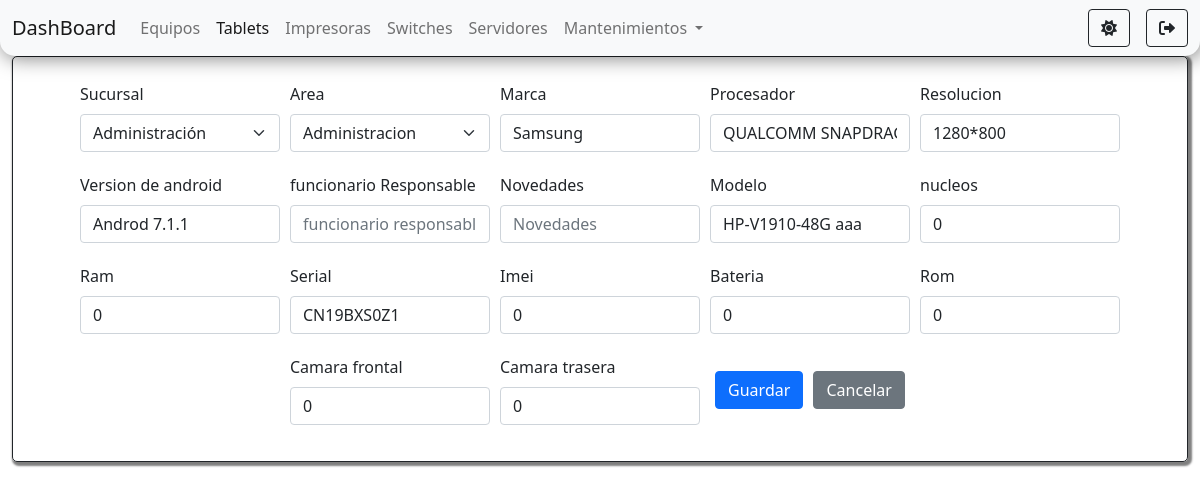
Page /pages/tablets/edid.php/?id=1 (signed in) on the committed database.
### tables this page shows
CREATE TABLE `tablets` (
  `id` int(11) NOT NULL,
  `sucursal` varchar(100) NOT NULL,
  `area` varchar(100) NOT NULL,
  `funcionario_responsable` varchar(100) NOT NULL,
  `novedades` varchar(100) NOT NULL,
  `marca` varchar(100) NOT NULL,
  `modelo` varchar(100) NOT NULL,
  `procesador` varchar(100) NOT NULL,
  `nucleos` int(11) NOT NULL,
  `ram` int(11) NOT NULL,
  `resolucion` varchar(100) NOT NULL,
  `serial` varchar(100) NOT NULL,
  `imei` int(11) NOT NULL,
  `bateria` int(11) NOT NULL,
  `rom` int(11) NOT NULL,
  `camara_frontal` int(11) NOT NULL,
  `camara_trasera` int(11) NOT NULL,
  `os` varchar(100) NOT NULL
);

### tables/tables.php (called while the page is built, shortened)
<?php
    $sucursales = "SELECT * FROM sucursales";
    $sucursalesResult = $connection->query($sucursales);
    $areas_tablets = "SELECT * FROM areas_tablets";
    $areas_tabletsResult = $connection->query($areas_tablets);
    $marcas_tablets = "SELECT * FROM marcas_tablets";
    $marcas_tabletsResult = $connection->query($marcas_tablets);
    $procesadores_tablets = "SELECT * FROM procesadores_tablets";
    $procesadores_tabletsResult = $connection->query($procesadores_tablets);
    $resolucion_tablets = "SELECT * FROM resolucion_tablets";
    $resolucion_tabletsResult = $connection->query($resolucion_tablets);
    $os_version = "SELECT * FROM os_tablets";
    $os_versionResult = $connection->query($os_version);
?>

### pages/tablets/edid.php (the view, shortened to what this page needs)
<?php
    require_once("../../connection/connection.php");
    require_once("../../tables/tables.php");
    $id = $_GET['id'];
    $sql = "SELECT * FROM tablets WHERE id='$id'";
    $result = $connection->query($sql);
?>
<!doctype html>
<html lang="es">
<head>
    <link href="https://cdn.jsdelivr.net/npm/bootstrap@5.1.2/dist/css/bootstrap.min.css" rel="stylesheet"
>
    <link href='https://unpkg.com/boxicons@2.0.9/css/boxicons.min.css' rel='stylesheet'>
    <link rel="stylesheet" href="../../../styles/styles.css">
    <link rel="stylesheet" href="https://cdnjs.cloudflare.com/ajax/libs/font-awesome/6.0.0-beta2/css/all.min.css" />
</head>
<body id="body">
    <nav class="navbar navbar-expand-lg navbar-light bg-light" id="navbar">
        <div class="container-fluid">
            <a class="navbar-brand" href="../../components/router.php?page=dashboard">DashBoard</a>
            <div class="collapse navbar-collapse" id="navbarSupportedContent">
                <ul class="navbar-nav me-auto mb-2 mb-lg-0">
                    <li class="nav-item">
                        <a class="nav-link" href="../../components/router.php?page=equipos">Equipos</a>
                    </li>
                    <li class="nav-item">
                    <a class="nav-link active" aria-current="page" href="../../components/router.php?page=tablets">Tablets</a>
                    </li>
                    <li class="nav-item">
                        <a class="nav-link" href="../../components/router.php?page=impresoras">Impresoras</a>
                    </li>
                    <li class="nav-item">
                        <a class="nav-link" href="../../components/router.php?page=switches">Switches</a>
                    </li>
                    <li class="nav-item">
                        <a class="nav-link" href="../../components/router.php?page=servidores">Servidores</a>
                    </li>
                    <li class="nav-item dropdown">
                        <a class="nav-link dropdown-toggle" href="#" id="navbarScrollingDropdown" role="button" data-bs-toggle="dropdown" aria-expanded="false">
                            Mantenimientos
                        </a>
                    </li>
                </ul>
                <div class="d-flex">
                    <button class="btn me-3 btn-outline-dark" id="btn-oscuro" onclick="onModoOscuro()"  title="Modo oscuro"><i class="fas fa-sun"></i></button>
                    <a href="../../components/router.php?page=logout" class="btn btn-outline-dark" id="btn-salir" title="Salir"><i class="fas fa-sign-out-alt"></i></a>
                </div>
            </div>
        </div>
    </nav>
    <div class="container-fluid d-flex justify-content-center align-items-center" id="form-content ">
        <form action="../../../components/tablets/edidForm.php" method="POST" id="form_edit_tablets" class="form" >
            <?php while($row = $result -> fetch_assoc()){ ?>
                <div class="mb-3">
                    <label for="sucursal" class="form-label">Sucursal</label>
                    <select name="sucursal" id="sucursal" class="form-select">
                            <?php
                                while($row2 =$sucursalesResult -> fetch_assoc()){
                                    if($row['sucursal'] === $row2['nombre']){
                                        $select = 'selected';
                                    }else{
                                        $select = '';
                                    }
                            ?>
                                <option value="<?php echo $row2['nombre'] ?>" <?php echo $select ?>><?php echo $row2['nombre'] ?></option>
                            <?php
                                }
                            ?>
                    </select>
                </div>
                <div class="mb-3">
                    <label for="area" class="form-label">Area</label>
                    <select name="area" id="area" class="form-select">
                    <?php
                        while($row2 = $areas_tabletsResult -> fetch_assoc()){
                            if($row['area'] === $row2['area']){
                                $select = 'selected';
                            }else{
                                $select = '';
                            }
                    ?>
                        <option value="<?php echo $row2['area'] ?>" <?php echo $select ?>><?php echo $row2['area'] ?></option>
                    <?php
                        }
                    ?>
                    </select>
                </div>
                <div class="mb-3">
                    <label for="marcas" class="form-label">Marca</label>
                    <select name="marcas" id="marcas" class="form-control">
                        <?php
                            while($row2 =$marcas_tabletsResult -> fetch_assoc()){
                                if($row['marca'] === $row2['marcas']){
                                    $select = 'selected';
                                }else{
                                    $select = '';
                                }
                        ?>
                            <option value="<?php echo $row2['marcas'] ?>" <?php echo $select ?>><?php echo $row2['marcas'] ?></option>
                        <?php
                            }
                        ?>
                        </select>
                </div>
                <div class="mb-3">
                    <label for="procesadores_tablets" class="form-label">Procesador</label>
                    <select name="procesadores_tablets" id="procesadores_tablets" class="form-control">
                        <?php
                            while($row2 =$procesadores_tabletsResult -> fetch_assoc()){
                                if($row['procesador'] === $row2['procesador']){
                                    $select = 'selected';
                                }else{
                                    $select = '';
                                }
                        ?>
                            <option value="<?php echo $row2['procesador'] ?>" <?php echo $select ?>><?php echo $row2['procesador'] ?></option>
                        <?php
                            }
                        ?>
                        </select>
                </div>
                <div class="mb-3">
                    <label for="resolucion_tablets" class="form-label">Resolucion</label>
                    <select name="resolucion_tablets" id="resolucion_tablets" class="form-control">
                        <?php
                            while($row2 =$resolucion_tabletsResult -> fetch_assoc()){
                                if($row['resolucion'] === $row2['resolucion']){
                                    $select = 'selected';
                                }else{
                                    $select = '';
                                }
                        ?>
                            <option value="<?php echo $row2['resolucion'] ?>" <?php echo $select ?>><?php echo $row2['resolucion'] ?></option>
                        <?php
                            }
                        ?>
                        </select>
                </div>
                <div class="mb-3">
                    <label for="os_version" class="form-label">Version de android</label>
                    <select name="os_version" id="os_version" class="form-control">
                        <?php
                            while($row2 =$os_versionResult -> fetch_assoc()){
                                if($row['os'] === $row2['os']){
                                    $select = 'selected';
                                }else{
                                    $select = '';
                                }
                        ?>
                            <option value="<?php echo $row2['os'] ?>" <?php echo $select ?>><?php echo $row2['os'] ?></option>
                        <?php
                            }
                        ?>
                        </select>
                </div>
                <div class="mb-3">
                    <label for="funcionario_responsable" class="form-label">funcionario Responsable</label>
                    <input required type="text" name="funcionario_responsable" id="funcionario_responsable" placeholder="funcionario responsable" class="form-control" value="<?php echo $row['funcionario_responsable'] ?>">
                </div>
                <div class="mb-3">
                    <label for="novedades" class="form-label">Novedades</label>
                    <input required type="text" name="novedades" id="novedades" placeholder="Novedades" class="form-control" value="<?php echo $row['novedades'] ?>">
                </div>
                <div class="mb-3">
                    <label for="modelo" class="form-label">Modelo</label>
                    <input required type="text" name="modelo" id="modelo" placeholder="Modelo" class="form-control" value="<?php echo $row['modelo'] ?>">
                </div>
                <div class="mb-3">
                    <label for="nucleos" class="form-label">nucleos</label>
                    <input required type="number" name="nucleos" id="nucleos" placeholder="nucleos" class="form-control" value="<?php echo $row['nucleos'] ?>">
                </div>
                <div class="mb-3">
                    <label for="ram" class="form-label">Ram</label>
                    <input required type="text" name="ram" id="ram" placeholder="ram" class="form-control" value="<?php echo $row['ram'] ?>">
                </div>
                <div class="mb-3">
                    <label for="serial" class="form-label">Serial</label>
                    <input required type="text" name="serial" id="serial" placeholder="Serial" class="form-control" value="<?php echo $row['serial'] ?>">
                </div>
                <div class="mb-3">
                    <label for="imei" class="form-label">Imei</label>
                    <input required type="number" name="imei" id="imei" placeholder="Imei" class="form-control" value="<?php echo $row['imei'] ?>">
                </div>
                <div class="mb-3">
                    <label for="bateria" class="form-label">Bateria</label>
                    <input required type="number" name="bateria" id="bateria" placeholder="Bateria" class="form-control" value="<?php echo $row['bateria'] ?>">
                </div>
                <div class="mb-3">
                    <label for="rom" class="form-label">Rom</label>
                    <input required type="text" name="rom" id="rom" placeholder="Rom" class="form-control" value="<?php echo $row['rom'] ?>">
                </div>
                <div class="mb-3">
                    <label for="camara_frontal" class="form-label">Camara frontal</label>
                    <input required type="text" name="camara_frontal" id="camara_frontal" placeholder="Camara frontal" class="form-control" value="<?php echo $row['camara_frontal'] ?>">
                </div>
                <div class="mb-3">
                    <label for="camara_trasera" class="form-label">Camara trasera</label>
                    <input required type="text" name="camara_trasera" id="camara_trasera" placeholder="Camara trasera" class="form-control" value="<?php echo $row['camara_trasera'] ?>">
                </div>
            <?php } ?>
            <div class="mb-3 d-flex justify-content-around align-items-center">
                <button class="btn btn-primary text-white" type="submit" onclick="change()">Guardar</button>
                <a href="../../../pages/tablets/tablets.php" class="btn btn-secondary">Cancelar</a>
            </div>
        </form>
    </div>
</body>
</html>

### styles/styles.css (style rules this page uses)
body { min-height: 100vh; }
#navbar { box-shadow: 2px 2px 20px rgb(0 0 0 / 50%); border-bottom-left-radius: 15px; border-bottom-right-radius: 15px; }
form { max-height: 90vh; overflow-X: hidden; justify-content: center; width: 100vw; display: flex; flex-wrap: wrap ; padding: 20px; border-radius: 5px; border: 1px solid #212529; box-shadow: 2px 2px 2px 2px rgba(0, 0, 0, 0.5); }
.mb-3 { width: 200px; margin: 5px; }

### rows in the picture
tablets: modelo "HP-V1910-48G aaa", nucleos "0", ram "0", serial "CN19BXS0Z1", imei "0", bateria "0", rom "0", camara_frontal "0", camara_trasera "0"

### other values in the picture
form field sucursal "Administración"
form field area "Administracion"
form field marcas "Samsung"
form field procesadores_tablets "QUALCOMM SNAPDRAGON 410"
form field resolucion_tablets "1280*800"
form field os_version "Androd 7.1.1"
